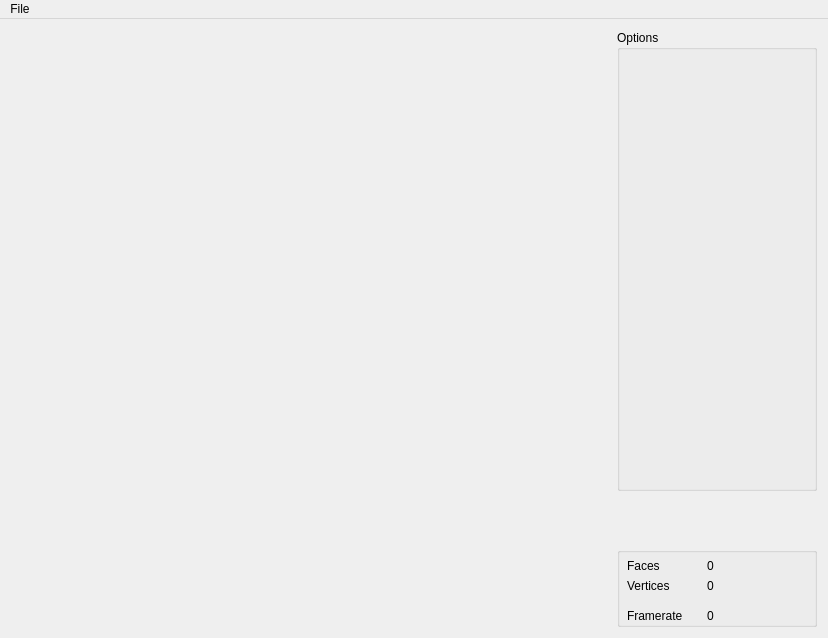
<?xml version="1.0" encoding="UTF-8"?>
<ui version="4.0">
 <class>MainWindow</class>
 <widget class="QMainWindow" name="MainWindow">
  <property name="geometry">
   <rect>
    <x>0</x>
    <y>0</y>
    <width>828</width>
    <height>638</height>
   </rect>
  </property>
  <property name="minimumSize">
   <size>
    <width>827</width>
    <height>618</height>
   </size>
  </property>
  <property name="baseSize">
   <size>
    <width>600</width>
    <height>600</height>
   </size>
  </property>
  <property name="windowTitle">
   <string>MainWindow</string>
  </property>
  <widget class="QWidget" name="Widget">
   <property name="minimumSize">
    <size>
     <width>827</width>
     <height>0</height>
    </size>
   </property>
   <property name="baseSize">
    <size>
     <width>600</width>
     <height>600</height>
    </size>
   </property>
   <layout class="QHBoxLayout" name="horizontalLayout">
    <item>
     <widget class="GLWidget" name="glwidget" native="true">
      <property name="minimumSize">
       <size>
        <width>600</width>
        <height>600</height>
       </size>
      </property>
      <property name="maximumSize">
       <size>
        <width>16777215</width>
        <height>16777215</height>
       </size>
      </property>
      <property name="baseSize">
       <size>
        <width>600</width>
        <height>600</height>
       </size>
      </property>
     </widget>
    </item>
    <item>
     <layout class="QVBoxLayout" name="Configuration">
      <item>
       <widget class="QGroupBox" name="TreeOptions">
        <property name="minimumSize">
         <size>
          <width>200</width>
          <height>0</height>
         </size>
        </property>
        <property name="maximumSize">
         <size>
          <width>200</width>
          <height>16777215</height>
         </size>
        </property>
        <property name="title">
         <string>Options</string>
        </property>
       </widget>
      </item>
      <item>
       <spacer name="Spacer">
        <property name="orientation">
         <enum>Qt::Vertical</enum>
        </property>
        <property name="sizeType">
         <enum>QSizePolicy::Maximum</enum>
        </property>
        <property name="sizeHint" stdset="0">
         <size>
          <width>50</width>
          <height>50</height>
         </size>
        </property>
       </spacer>
      </item>
      <item>
       <widget class="QGroupBox" name="RenderOptions">
        <property name="sizePolicy">
         <sizepolicy hsizetype="Minimum" vsizetype="Minimum">
          <horstretch>0</horstretch>
          <verstretch>0</verstretch>
         </sizepolicy>
        </property>
        <property name="maximumSize">
         <size>
          <width>200</width>
          <height>80</height>
         </size>
        </property>
        <property name="baseSize">
         <size>
          <width>0</width>
          <height>100</height>
         </size>
        </property>
        <property name="title">
         <string/>
        </property>
        <widget class="QLabel" name="Label_NumFaces">
         <property name="geometry">
          <rect>
           <x>90</x>
           <y>10</y>
           <width>91</width>
           <height>17</height>
          </rect>
         </property>
         <property name="text">
          <string>0</string>
         </property>
        </widget>
        <widget class="QLabel" name="Label_Faces">
         <property name="geometry">
          <rect>
           <x>10</x>
           <y>10</y>
           <width>67</width>
           <height>17</height>
          </rect>
         </property>
         <property name="text">
          <string>Faces</string>
         </property>
        </widget>
        <widget class="QLabel" name="Label_Vertices">
         <property name="geometry">
          <rect>
           <x>10</x>
           <y>30</y>
           <width>67</width>
           <height>17</height>
          </rect>
         </property>
         <property name="text">
          <string>Vertices</string>
         </property>
        </widget>
        <widget class="QLabel" name="Label_NumVertices">
         <property name="geometry">
          <rect>
           <x>90</x>
           <y>30</y>
           <width>91</width>
           <height>17</height>
          </rect>
         </property>
         <property name="text">
          <string>0</string>
         </property>
        </widget>
        <widget class="QLabel" name="Label_Framerate">
         <property name="geometry">
          <rect>
           <x>10</x>
           <y>60</y>
           <width>71</width>
           <height>17</height>
          </rect>
         </property>
         <property name="text">
          <string>Framerate</string>
         </property>
        </widget>
        <widget class="QLabel" name="Label_NumFramerate">
         <property name="geometry">
          <rect>
           <x>90</x>
           <y>60</y>
           <width>91</width>
           <height>17</height>
          </rect>
         </property>
         <property name="text">
          <string>0</string>
         </property>
        </widget>
       </widget>
      </item>
     </layout>
    </item>
   </layout>
  </widget>
  <widget class="QMenuBar" name="menuBar">
   <property name="geometry">
    <rect>
     <x>0</x>
     <y>0</y>
     <width>828</width>
     <height>25</height>
    </rect>
   </property>
   <widget class="QMenu" name="menuFile">
    <property name="title">
     <string>File</string>
    </property>
    <addaction name="actionQuit"/>
    <addaction name="actionLoad"/>
   </widget>
   <addaction name="menuFile"/>
  </widget>
  <action name="actionQuit">
   <property name="text">
    <string>Quit</string>
   </property>
  </action>
  <action name="actionLoad">
   <property name="text">
    <string>Load</string>
   </property>
  </action>
 </widget>
 <layoutdefault spacing="6" margin="11"/>
 <customwidgets>
  <customwidget>
   <class>GLWidget</class>
   <extends>QWidget</extends>
   <header>glwidget.h</header>
   <container>1</container>
   <slots>
    <signal>SetFaces(QString)</signal>
    <signal>SetVertices(QString)</signal>
    <signal>SetFramerate(QString)</signal>
   </slots>
  </customwidget>
 </customwidgets>
 <resources/>
 <connections>
  <connection>
   <sender>glwidget</sender>
   <signal>SetFaces(QString)</signal>
   <receiver>Label_NumFaces</receiver>
   <slot>setText(QString)</slot>
   <hints>
    <hint type="sourcelabel">
     <x>569</x>
     <y>566</y>
    </hint>
    <hint type="destinationlabel">
     <x>796</x>
     <y>566</y>
    </hint>
   </hints>
  </connection>
  <connection>
   <sender>glwidget</sender>
   <signal>SetVertices(QString)</signal>
   <receiver>Label_NumVertices</receiver>
   <slot>setText(QString)</slot>
   <hints>
    <hint type="sourcelabel">
     <x>593</x>
     <y>587</y>
    </hint>
    <hint type="destinationlabel">
     <x>796</x>
     <y>587</y>
    </hint>
   </hints>
  </connection>
  <connection>
   <sender>glwidget</sender>
   <signal>SetFramerate(QString)</signal>
   <receiver>Label_NumFramerate</receiver>
   <slot>setText(QString)</slot>
   <hints>
    <hint type="sourcelabel">
     <x>607</x>
     <y>623</y>
    </hint>
    <hint type="destinationlabel">
     <x>760</x>
     <y>617</y>
    </hint>
   </hints>
  </connection>
 </connections>
 <slots>
  <signal>updated_plane(double,double,double,double,bool)</signal>
  <slot>toggle_transfer_function_dialog()</slot>
 </slots>
</ui>
